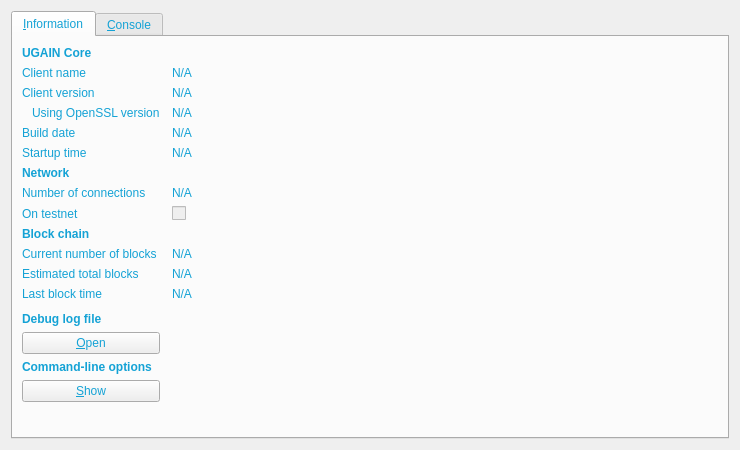
<?xml version="1.0" encoding="UTF-8"?>
<ui version="4.0">
 <class>RPCConsole</class>
 <widget class="QDialog" name="RPCConsole">
  <property name="geometry">
   <rect>
    <x>0</x>
    <y>0</y>
    <width>740</width>
    <height>450</height>
   </rect>
  </property>
  <property name="windowTitle">
   <string>UGAIN - Debug window</string>
  </property>
  <property name="styleSheet">
   <string notr="true">background-image: url(:/images/bg01);
color: rgb(20, 162, 213);</string>
  </property>
  <layout class="QVBoxLayout" name="verticalLayout_2">
   <item>
    <widget class="QTabWidget" name="tabWidget">
     <property name="currentIndex">
      <number>0</number>
     </property>
     <widget class="QWidget" name="tab_info">
      <attribute name="title">
       <string>&amp;Information</string>
      </attribute>
      <layout class="QGridLayout" name="gridLayout" columnstretch="0,1">
       <property name="horizontalSpacing">
        <number>12</number>
       </property>
       <item row="0" column="0">
        <widget class="QLabel" name="label_9">
         <property name="font">
          <font>
           <weight>75</weight>
           <bold>true</bold>
          </font>
         </property>
         <property name="text">
          <string>UGAIN Core</string>
         </property>
        </widget>
       </item>
       <item row="1" column="0">
        <widget class="QLabel" name="label_5">
         <property name="text">
          <string>Client name</string>
         </property>
        </widget>
       </item>
       <item row="1" column="1">
        <widget class="QLabel" name="clientName">
         <property name="cursor">
          <cursorShape>IBeamCursor</cursorShape>
         </property>
         <property name="text">
          <string>N/A</string>
         </property>
         <property name="textFormat">
          <enum>Qt::PlainText</enum>
         </property>
         <property name="textInteractionFlags">
          <set>Qt::LinksAccessibleByMouse|Qt::TextSelectableByKeyboard|Qt::TextSelectableByMouse</set>
         </property>
        </widget>
       </item>
       <item row="2" column="0">
        <widget class="QLabel" name="label_6">
         <property name="text">
          <string>Client version</string>
         </property>
        </widget>
       </item>
       <item row="2" column="1">
        <widget class="QLabel" name="clientVersion">
         <property name="cursor">
          <cursorShape>IBeamCursor</cursorShape>
         </property>
         <property name="text">
          <string>N/A</string>
         </property>
         <property name="textFormat">
          <enum>Qt::PlainText</enum>
         </property>
         <property name="textInteractionFlags">
          <set>Qt::LinksAccessibleByMouse|Qt::TextSelectableByKeyboard|Qt::TextSelectableByMouse</set>
         </property>
        </widget>
       </item>
       <item row="3" column="0">
        <widget class="QLabel" name="label_14">
         <property name="text">
          <string>Using OpenSSL version</string>
         </property>
         <property name="indent">
          <number>10</number>
         </property>
        </widget>
       </item>
       <item row="3" column="1">
        <widget class="QLabel" name="openSSLVersion">
         <property name="cursor">
          <cursorShape>IBeamCursor</cursorShape>
         </property>
         <property name="text">
          <string>N/A</string>
         </property>
         <property name="textFormat">
          <enum>Qt::PlainText</enum>
         </property>
         <property name="textInteractionFlags">
          <set>Qt::LinksAccessibleByMouse|Qt::TextSelectableByKeyboard|Qt::TextSelectableByMouse</set>
         </property>
        </widget>
       </item>
       <item row="4" column="0">
        <widget class="QLabel" name="label_12">
         <property name="text">
          <string>Build date</string>
         </property>
        </widget>
       </item>
       <item row="4" column="1">
        <widget class="QLabel" name="buildDate">
         <property name="cursor">
          <cursorShape>IBeamCursor</cursorShape>
         </property>
         <property name="text">
          <string>N/A</string>
         </property>
         <property name="textFormat">
          <enum>Qt::PlainText</enum>
         </property>
         <property name="textInteractionFlags">
          <set>Qt::LinksAccessibleByMouse|Qt::TextSelectableByKeyboard|Qt::TextSelectableByMouse</set>
         </property>
        </widget>
       </item>
       <item row="5" column="0">
        <widget class="QLabel" name="label_13">
         <property name="text">
          <string>Startup time</string>
         </property>
        </widget>
       </item>
       <item row="5" column="1">
        <widget class="QLabel" name="startupTime">
         <property name="cursor">
          <cursorShape>IBeamCursor</cursorShape>
         </property>
         <property name="text">
          <string>N/A</string>
         </property>
         <property name="textFormat">
          <enum>Qt::PlainText</enum>
         </property>
         <property name="textInteractionFlags">
          <set>Qt::LinksAccessibleByMouse|Qt::TextSelectableByKeyboard|Qt::TextSelectableByMouse</set>
         </property>
        </widget>
       </item>
       <item row="6" column="0">
        <widget class="QLabel" name="label_11">
         <property name="font">
          <font>
           <weight>75</weight>
           <bold>true</bold>
          </font>
         </property>
         <property name="text">
          <string>Network</string>
         </property>
        </widget>
       </item>
       <item row="7" column="0">
        <widget class="QLabel" name="label_7">
         <property name="text">
          <string>Number of connections</string>
         </property>
        </widget>
       </item>
       <item row="7" column="1">
        <widget class="QLabel" name="numberOfConnections">
         <property name="cursor">
          <cursorShape>IBeamCursor</cursorShape>
         </property>
         <property name="text">
          <string>N/A</string>
         </property>
         <property name="textFormat">
          <enum>Qt::PlainText</enum>
         </property>
         <property name="textInteractionFlags">
          <set>Qt::LinksAccessibleByMouse|Qt::TextSelectableByKeyboard|Qt::TextSelectableByMouse</set>
         </property>
        </widget>
       </item>
       <item row="8" column="0">
        <widget class="QLabel" name="label_8">
         <property name="text">
          <string>On testnet</string>
         </property>
        </widget>
       </item>
       <item row="8" column="1">
        <widget class="QCheckBox" name="isTestNet">
         <property name="enabled">
          <bool>false</bool>
         </property>
         <property name="text">
          <string/>
         </property>
        </widget>
       </item>
       <item row="9" column="0">
        <widget class="QLabel" name="label_10">
         <property name="font">
          <font>
           <weight>75</weight>
           <bold>true</bold>
          </font>
         </property>
         <property name="text">
          <string>Block chain</string>
         </property>
        </widget>
       </item>
       <item row="10" column="0">
        <widget class="QLabel" name="label_3">
         <property name="text">
          <string>Current number of blocks</string>
         </property>
        </widget>
       </item>
       <item row="10" column="1">
        <widget class="QLabel" name="numberOfBlocks">
         <property name="cursor">
          <cursorShape>IBeamCursor</cursorShape>
         </property>
         <property name="text">
          <string>N/A</string>
         </property>
         <property name="textFormat">
          <enum>Qt::PlainText</enum>
         </property>
         <property name="textInteractionFlags">
          <set>Qt::LinksAccessibleByMouse|Qt::TextSelectableByKeyboard|Qt::TextSelectableByMouse</set>
         </property>
        </widget>
       </item>
       <item row="11" column="0">
        <widget class="QLabel" name="label_4">
         <property name="text">
          <string>Estimated total blocks</string>
         </property>
        </widget>
       </item>
       <item row="11" column="1">
        <widget class="QLabel" name="totalBlocks">
         <property name="cursor">
          <cursorShape>IBeamCursor</cursorShape>
         </property>
         <property name="text">
          <string>N/A</string>
         </property>
         <property name="textFormat">
          <enum>Qt::PlainText</enum>
         </property>
         <property name="textInteractionFlags">
          <set>Qt::LinksAccessibleByMouse|Qt::TextSelectableByKeyboard|Qt::TextSelectableByMouse</set>
         </property>
        </widget>
       </item>
       <item row="12" column="0">
        <widget class="QLabel" name="label_2">
         <property name="text">
          <string>Last block time</string>
         </property>
        </widget>
       </item>
       <item row="12" column="1">
        <widget class="QLabel" name="lastBlockTime">
         <property name="cursor">
          <cursorShape>IBeamCursor</cursorShape>
         </property>
         <property name="text">
          <string>N/A</string>
         </property>
         <property name="textFormat">
          <enum>Qt::PlainText</enum>
         </property>
         <property name="textInteractionFlags">
          <set>Qt::LinksAccessibleByMouse|Qt::TextSelectableByKeyboard|Qt::TextSelectableByMouse</set>
         </property>
        </widget>
       </item>
       <item row="13" column="0">
        <spacer name="verticalSpacer_2">
         <property name="orientation">
          <enum>Qt::Vertical</enum>
         </property>
         <property name="sizeHint" stdset="0">
          <size>
           <width>20</width>
           <height>20</height>
          </size>
         </property>
        </spacer>
       </item>
       <item row="14" column="0">
        <widget class="QLabel" name="labelDebugLogfile">
         <property name="font">
          <font>
           <weight>75</weight>
           <bold>true</bold>
          </font>
         </property>
         <property name="text">
          <string>Debug log file</string>
         </property>
        </widget>
       </item>
       <item row="15" column="0">
        <widget class="QPushButton" name="openDebugLogfileButton">
         <property name="toolTip">
          <string>Open the UGAIN debug log file from the current data directory. This can take a few seconds for large log files.</string>
         </property>
         <property name="text">
          <string>&amp;Open</string>
         </property>
         <property name="autoDefault">
          <bool>false</bool>
         </property>
        </widget>
       </item>
       <item row="16" column="0">
        <widget class="QLabel" name="labelCLOptions">
         <property name="font">
          <font>
           <weight>75</weight>
           <bold>true</bold>
          </font>
         </property>
         <property name="text">
          <string>Command-line options</string>
         </property>
        </widget>
       </item>
       <item row="17" column="0">
        <widget class="QPushButton" name="showCLOptionsButton">
         <property name="toolTip">
          <string>Show the UGAIN-Qt help message to get a list with possible UGAIN command-line options.</string>
         </property>
         <property name="text">
          <string>&amp;Show</string>
         </property>
         <property name="autoDefault">
          <bool>false</bool>
         </property>
        </widget>
       </item>
       <item row="18" column="0">
        <spacer name="verticalSpacer">
         <property name="orientation">
          <enum>Qt::Vertical</enum>
         </property>
         <property name="sizeHint" stdset="0">
          <size>
           <width>20</width>
           <height>40</height>
          </size>
         </property>
        </spacer>
       </item>
      </layout>
     </widget>
     <widget class="QWidget" name="tab_console">
      <attribute name="title">
       <string>&amp;Console</string>
      </attribute>
      <layout class="QVBoxLayout" name="verticalLayout_3">
       <property name="spacing">
        <number>3</number>
       </property>
       <item>
        <widget class="QTextEdit" name="messagesWidget">
         <property name="minimumSize">
          <size>
           <width>0</width>
           <height>100</height>
          </size>
         </property>
         <property name="readOnly">
          <bool>true</bool>
         </property>
         <property name="tabKeyNavigation" stdset="0">
          <bool>false</bool>
         </property>
         <property name="columnCount" stdset="0">
          <number>2</number>
         </property>
        </widget>
       </item>
       <item>
        <layout class="QHBoxLayout" name="horizontalLayout">
         <property name="spacing">
          <number>3</number>
         </property>
         <item>
          <widget class="QLabel" name="label">
           <property name="text">
            <string notr="true">&gt;</string>
           </property>
          </widget>
         </item>
         <item>
          <widget class="QLineEdit" name="lineEdit"/>
         </item>
         <item>
          <widget class="QPushButton" name="clearButton">
           <property name="maximumSize">
            <size>
             <width>24</width>
             <height>24</height>
            </size>
           </property>
           <property name="toolTip">
            <string>Clear console</string>
           </property>
           <property name="text">
            <string/>
           </property>
           <property name="icon">
            <iconset resource="../bitcoin.qrc">
             <normaloff>:/icons/remove</normaloff>:/icons/remove</iconset>
           </property>
           <property name="shortcut">
            <string notr="true">Ctrl+L</string>
           </property>
           <property name="autoDefault">
            <bool>false</bool>
           </property>
          </widget>
         </item>
        </layout>
       </item>
      </layout>
     </widget>
    </widget>
   </item>
  </layout>
 </widget>
 <resources>
  <include location="../bitcoin.qrc"/>
 </resources>
 <connections/>
</ui>
